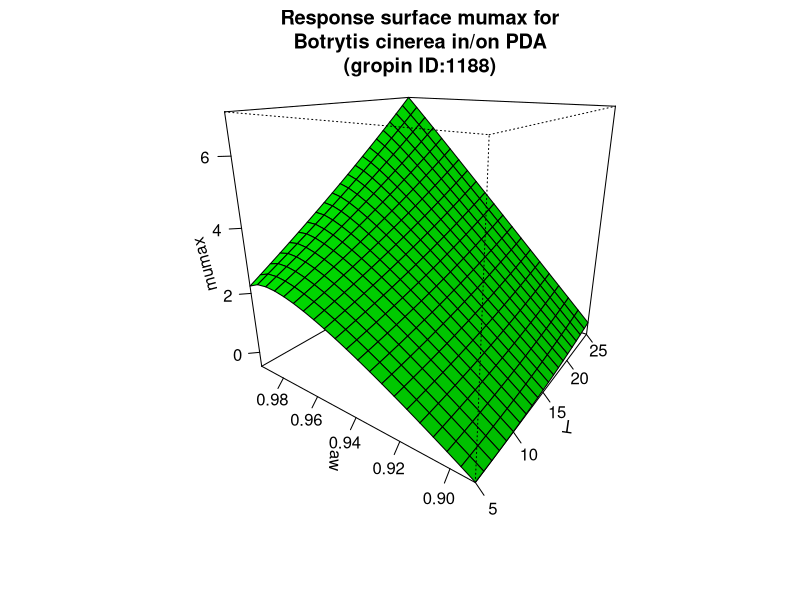

Write R code to recreate this figure.
#############################
# start of Parameter script
#############################
T <- seq(4.995004995005,25.025,length.out=21)
aw <- seq(0.89089,0.994005994005994,length.out=21)
#############################
# end of Parameter script
#############################
############################# 
# start of Model script Gropin ID 1188 
#############################
 
# constant coefficients for this model
 
variables <- data.frame(T,aw)
argumentsPar <- expand.grid(variables)
 
# heart of the model
response_surface <- function(T,aw) {
   mumax <-(-0.125+(22.690)* sqrt(1-aw)-71.360*( sqrt(1-aw)* sqrt(1-aw))+0.267*T+0.0015*T*T-0.877* sqrt(1-aw)*T)

return(mumax=mumax)
} 

# output parameters
responseSurface <- cbind(argumentsPar,response_surface(argumentsPar['T'],argumentsPar['aw']))
colnames(responseSurface) <- c(colnames(argumentsPar),'mumax')
#############################
# End of Model script
#############################
############################# 
# start of Visualisation script Gropin ID 1188 
#############################
persp(T,aw,matrix(unlist(responseSurface$'mumax'),nrow=21),col = 'green',xlab='T',ylab='aw',zlab='mumax',main='Response surface mumax for
Botrytis cinerea in/on PDA
(gropin ID:1188)',theta=305,phi=20,shade=0.25,ticktype = 'detailed')
#############################
# End of Visualisation script
#############################
